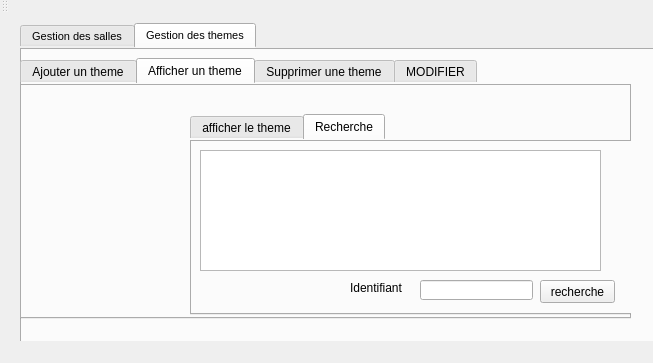
<?xml version="1.0" encoding="UTF-8"?>
<ui version="4.0">
 <class>MainWindow</class>
 <widget class="QMainWindow" name="MainWindow">
  <property name="geometry">
   <rect>
    <x>0</x>
    <y>0</y>
    <width>653</width>
    <height>363</height>
   </rect>
  </property>
  <property name="windowTitle">
   <string>Gestion des étudiants</string>
  </property>
  <property name="styleSheet">
   <string notr="true">gridline-color: qconicalgradient(cx:0, cy:0, angle:135, stop:0 rgba(255, 255, 0, 69), stop:0.375 rgba(255, 255, 0, 69), stop:0.423533 rgba(251, 255, 0, 145), stop:0.45 rgba(247, 255, 0, 208), stop:0.477581 rgba(255, 244, 71, 130), stop:0.518717 rgba(255, 218, 71, 130), stop:0.55 rgba(255, 255, 0, 255), stop:0.57754 rgba(255, 203, 0, 130), stop:0.625 rgba(255, 255, 0, 69), stop:1 rgba(255, 255, 0, 69));
alternate-background-color: qconicalgradient(cx:0.515075, cy:0.04, angle:0, stop:0.336683 rgba(0, 146, 218, 255), stop:1 rgba(255, 255, 255, 255));
font: 75 8pt &quot;MS Shell Dlg 2&quot;;
border-color: rgb(0, 85, 127);
gridline-color: rgb(255, 255, 255);
</string>
  </property>
  <widget class="QWidget" name="centralWidget">
   <widget class="QTabWidget" name="tabWidget_2">
    <property name="geometry">
     <rect>
      <x>20</x>
      <y>10</y>
      <width>641</width>
      <height>321</height>
     </rect>
    </property>
    <property name="font">
     <font>
      <family>MS Shell Dlg 2</family>
      <pointsize>8</pointsize>
      <weight>9</weight>
      <italic>false</italic>
      <bold>false</bold>
     </font>
    </property>
    <property name="cursor">
     <cursorShape>ArrowCursor</cursorShape>
    </property>
    <property name="mouseTracking">
     <bool>false</bool>
    </property>
    <property name="tabletTracking">
     <bool>false</bool>
    </property>
    <property name="focusPolicy">
     <enum>Qt::ClickFocus</enum>
    </property>
    <property name="contextMenuPolicy">
     <enum>Qt::ActionsContextMenu</enum>
    </property>
    <property name="acceptDrops">
     <bool>true</bool>
    </property>
    <property name="autoFillBackground">
     <bool>false</bool>
    </property>
    <property name="currentIndex">
     <number>1</number>
    </property>
    <widget class="QWidget" name="tab_4">
     <attribute name="title">
      <string>Gestion des salles</string>
     </attribute>
     <widget class="QTabWidget" name="tabWidget">
      <property name="geometry">
       <rect>
        <x>0</x>
        <y>0</y>
        <width>611</width>
        <height>261</height>
       </rect>
      </property>
      <property name="sizePolicy">
       <sizepolicy hsizetype="Fixed" vsizetype="Fixed">
        <horstretch>0</horstretch>
        <verstretch>0</verstretch>
       </sizepolicy>
      </property>
      <property name="autoFillBackground">
       <bool>false</bool>
      </property>
      <property name="currentIndex">
       <number>1</number>
      </property>
      <widget class="QWidget" name="tab">
       <attribute name="title">
        <string>Ajouter une salle</string>
       </attribute>
       <widget class="QLabel" name="label">
        <property name="geometry">
         <rect>
          <x>100</x>
          <y>80</y>
          <width>61</width>
          <height>16</height>
         </rect>
        </property>
        <property name="text">
         <string/>
        </property>
       </widget>
       <widget class="QLabel" name="label_2">
        <property name="geometry">
         <rect>
          <x>100</x>
          <y>110</y>
          <width>47</width>
          <height>13</height>
         </rect>
        </property>
        <property name="text">
         <string>capacité</string>
        </property>
       </widget>
       <widget class="QLabel" name="label_3">
        <property name="geometry">
         <rect>
          <x>100</x>
          <y>140</y>
          <width>47</width>
          <height>13</height>
         </rect>
        </property>
        <property name="text">
         <string>adresse</string>
        </property>
       </widget>
       <widget class="QLineEdit" name="lineEdit_id">
        <property name="geometry">
         <rect>
          <x>170</x>
          <y>80</y>
          <width>113</width>
          <height>20</height>
         </rect>
        </property>
       </widget>
       <widget class="QLineEdit" name="lineEdit_capacite">
        <property name="geometry">
         <rect>
          <x>170</x>
          <y>110</y>
          <width>113</width>
          <height>20</height>
         </rect>
        </property>
       </widget>
       <widget class="QLineEdit" name="lineEdit_adresse">
        <property name="geometry">
         <rect>
          <x>170</x>
          <y>140</y>
          <width>113</width>
          <height>20</height>
         </rect>
        </property>
       </widget>
       <widget class="QPushButton" name="pb_ajouter">
        <property name="geometry">
         <rect>
          <x>510</x>
          <y>200</y>
          <width>75</width>
          <height>23</height>
         </rect>
        </property>
        <property name="styleSheet">
         <string notr="true">border-color: rgb(255, 255, 255);
selection-color: rgb(0, 85, 127);</string>
        </property>
        <property name="text">
         <string>Ajouter</string>
        </property>
       </widget>
       <widget class="QLabel" name="label_5">
        <property name="geometry">
         <rect>
          <x>300</x>
          <y>80</y>
          <width>47</width>
          <height>13</height>
         </rect>
        </property>
        <property name="text">
         <string>prix</string>
        </property>
       </widget>
       <widget class="QLineEdit" name="lineEdit_prix">
        <property name="geometry">
         <rect>
          <x>340</x>
          <y>80</y>
          <width>113</width>
          <height>20</height>
         </rect>
        </property>
       </widget>
       <widget class="QLabel" name="im_2">
        <property name="geometry">
         <rect>
          <x>0</x>
          <y>0</y>
          <width>711</width>
          <height>381</height>
         </rect>
        </property>
        <property name="text">
         <string/>
        </property>
        <property name="pixmap">
         <pixmap>../SMART.jpg</pixmap>
        </property>
       </widget>
       <widget class="QLabel" name="label_6">
        <property name="geometry">
         <rect>
          <x>100</x>
          <y>80</y>
          <width>41</width>
          <height>20</height>
         </rect>
        </property>
        <property name="text">
         <string>ID_salle</string>
        </property>
       </widget>
       <zorder>im_2</zorder>
       <zorder>label</zorder>
       <zorder>label_2</zorder>
       <zorder>label_3</zorder>
       <zorder>lineEdit_id</zorder>
       <zorder>lineEdit_capacite</zorder>
       <zorder>lineEdit_adresse</zorder>
       <zorder>pb_ajouter</zorder>
       <zorder>label_5</zorder>
       <zorder>lineEdit_prix</zorder>
       <zorder>label_6</zorder>
      </widget>
      <widget class="QWidget" name="tab_2">
       <attribute name="title">
        <string>Afficher une salle</string>
       </attribute>
       <widget class="QTabWidget" name="tabWidget_3">
        <property name="geometry">
         <rect>
          <x>70</x>
          <y>20</y>
          <width>491</width>
          <height>221</height>
         </rect>
        </property>
        <property name="currentIndex">
         <number>1</number>
        </property>
        <widget class="QWidget" name="tab_11">
         <attribute name="title">
          <string>afficher la salle</string>
         </attribute>
         <widget class="QTableView" name="tab_salle">
          <property name="geometry">
           <rect>
            <x>10</x>
            <y>10</y>
            <width>341</width>
            <height>161</height>
           </rect>
          </property>
         </widget>
         <widget class="QPushButton" name="pushButton_2">
          <property name="geometry">
           <rect>
            <x>370</x>
            <y>140</y>
            <width>75</width>
            <height>23</height>
           </rect>
          </property>
          <property name="text">
           <string>tri</string>
          </property>
         </widget>
        </widget>
        <widget class="QWidget" name="tab_13">
         <attribute name="title">
          <string>Recherche</string>
         </attribute>
         <widget class="QTableView" name="tableView_2">
          <property name="geometry">
           <rect>
            <x>10</x>
            <y>10</y>
            <width>401</width>
            <height>121</height>
           </rect>
          </property>
         </widget>
         <widget class="QPushButton" name="pb_recherche">
          <property name="geometry">
           <rect>
            <x>350</x>
            <y>140</y>
            <width>75</width>
            <height>23</height>
           </rect>
          </property>
          <property name="text">
           <string>recherche</string>
          </property>
         </widget>
         <widget class="QLineEdit" name="lineEdit_id_6">
          <property name="geometry">
           <rect>
            <x>230</x>
            <y>140</y>
            <width>113</width>
            <height>20</height>
           </rect>
          </property>
         </widget>
         <widget class="QLabel" name="label_24">
          <property name="geometry">
           <rect>
            <x>160</x>
            <y>140</y>
            <width>61</width>
            <height>16</height>
           </rect>
          </property>
          <property name="text">
           <string>Identifiant</string>
          </property>
         </widget>
        </widget>
       </widget>
       <widget class="QLabel" name="im_3">
        <property name="geometry">
         <rect>
          <x>0</x>
          <y>0</y>
          <width>711</width>
          <height>381</height>
         </rect>
        </property>
        <property name="text">
         <string/>
        </property>
        <property name="pixmap">
         <pixmap>../SMART.jpg</pixmap>
        </property>
       </widget>
       <zorder>im_3</zorder>
       <zorder>tabWidget_3</zorder>
      </widget>
      <widget class="QWidget" name="tab_3">
       <attribute name="title">
        <string>Supprimer une salle</string>
       </attribute>
       <widget class="QLineEdit" name="lineEdit_id_2">
        <property name="geometry">
         <rect>
          <x>300</x>
          <y>90</y>
          <width>113</width>
          <height>20</height>
         </rect>
        </property>
       </widget>
       <widget class="QLabel" name="label_4">
        <property name="geometry">
         <rect>
          <x>210</x>
          <y>90</y>
          <width>61</width>
          <height>16</height>
         </rect>
        </property>
        <property name="text">
         <string>ID salle</string>
        </property>
       </widget>
       <widget class="QPushButton" name="pb_supprimer">
        <property name="geometry">
         <rect>
          <x>260</x>
          <y>140</y>
          <width>75</width>
          <height>23</height>
         </rect>
        </property>
        <property name="text">
         <string>Supprimer</string>
        </property>
       </widget>
       <widget class="QLabel" name="im_4">
        <property name="geometry">
         <rect>
          <x>0</x>
          <y>0</y>
          <width>711</width>
          <height>381</height>
         </rect>
        </property>
        <property name="text">
         <string/>
        </property>
        <property name="pixmap">
         <pixmap>../SMART.jpg</pixmap>
        </property>
       </widget>
       <zorder>im_4</zorder>
       <zorder>lineEdit_id_2</zorder>
       <zorder>label_4</zorder>
       <zorder>pb_supprimer</zorder>
      </widget>
      <widget class="QWidget" name="tab_6">
       <attribute name="title">
        <string>MODIFIER</string>
       </attribute>
       <widget class="QPushButton" name="pb_modifier">
        <property name="geometry">
         <rect>
          <x>350</x>
          <y>170</y>
          <width>75</width>
          <height>23</height>
         </rect>
        </property>
        <property name="text">
         <string>MODIFIER</string>
        </property>
       </widget>
       <widget class="QLineEdit" name="lineEdit_capacite_2">
        <property name="geometry">
         <rect>
          <x>160</x>
          <y>110</y>
          <width>113</width>
          <height>20</height>
         </rect>
        </property>
       </widget>
       <widget class="QLabel" name="label_22">
        <property name="geometry">
         <rect>
          <x>290</x>
          <y>80</y>
          <width>47</width>
          <height>13</height>
         </rect>
        </property>
        <property name="text">
         <string>adresse</string>
        </property>
       </widget>
       <widget class="QLineEdit" name="lineEdit_adresse2">
        <property name="geometry">
         <rect>
          <x>330</x>
          <y>80</y>
          <width>113</width>
          <height>20</height>
         </rect>
        </property>
       </widget>
       <widget class="QLabel" name="label_23">
        <property name="geometry">
         <rect>
          <x>90</x>
          <y>80</y>
          <width>61</width>
          <height>16</height>
         </rect>
        </property>
        <property name="text">
         <string>ID salle</string>
        </property>
       </widget>
       <widget class="QLineEdit" name="lineEdit_prix2">
        <property name="geometry">
         <rect>
          <x>330</x>
          <y>110</y>
          <width>113</width>
          <height>20</height>
         </rect>
        </property>
       </widget>
       <widget class="QLabel" name="label_20">
        <property name="geometry">
         <rect>
          <x>90</x>
          <y>110</y>
          <width>47</width>
          <height>13</height>
         </rect>
        </property>
        <property name="text">
         <string>capacite</string>
        </property>
       </widget>
       <widget class="QLineEdit" name="lineEdit_id_5">
        <property name="geometry">
         <rect>
          <x>160</x>
          <y>80</y>
          <width>113</width>
          <height>20</height>
         </rect>
        </property>
       </widget>
       <widget class="QLabel" name="im_5">
        <property name="geometry">
         <rect>
          <x>0</x>
          <y>0</y>
          <width>711</width>
          <height>381</height>
         </rect>
        </property>
        <property name="text">
         <string/>
        </property>
        <property name="pixmap">
         <pixmap>../SMART.jpg</pixmap>
        </property>
       </widget>
       <widget class="QLabel" name="label_7">
        <property name="geometry">
         <rect>
          <x>300</x>
          <y>110</y>
          <width>47</width>
          <height>14</height>
         </rect>
        </property>
        <property name="text">
         <string>prix</string>
        </property>
       </widget>
       <zorder>im_5</zorder>
       <zorder>pb_modifier</zorder>
       <zorder>lineEdit_capacite_2</zorder>
       <zorder>label_22</zorder>
       <zorder>lineEdit_adresse2</zorder>
       <zorder>label_23</zorder>
       <zorder>lineEdit_prix2</zorder>
       <zorder>label_20</zorder>
       <zorder>lineEdit_id_5</zorder>
       <zorder>label_7</zorder>
      </widget>
     </widget>
    </widget>
    <widget class="QWidget" name="tab_5">
     <attribute name="title">
      <string>Gestion des themes</string>
     </attribute>
     <widget class="QTabWidget" name="tabWidget_4">
      <property name="geometry">
       <rect>
        <x>0</x>
        <y>10</y>
        <width>611</width>
        <height>261</height>
       </rect>
      </property>
      <property name="sizePolicy">
       <sizepolicy hsizetype="Fixed" vsizetype="Fixed">
        <horstretch>0</horstretch>
        <verstretch>0</verstretch>
       </sizepolicy>
      </property>
      <property name="autoFillBackground">
       <bool>false</bool>
      </property>
      <property name="currentIndex">
       <number>1</number>
      </property>
      <widget class="QWidget" name="tab_7">
       <attribute name="title">
        <string>Ajouter un theme</string>
       </attribute>
       <widget class="QLabel" name="label_9">
        <property name="geometry">
         <rect>
          <x>60</x>
          <y>70</y>
          <width>111</width>
          <height>20</height>
         </rect>
        </property>
        <property name="text">
         <string>ID theme</string>
        </property>
       </widget>
       <widget class="QLabel" name="label_10">
        <property name="geometry">
         <rect>
          <x>60</x>
          <y>120</y>
          <width>91</width>
          <height>16</height>
         </rect>
        </property>
        <property name="text">
         <string>concept</string>
        </property>
       </widget>
       <widget class="QLineEdit" name="lineEdit_id_3">
        <property name="geometry">
         <rect>
          <x>180</x>
          <y>70</y>
          <width>113</width>
          <height>20</height>
         </rect>
        </property>
        <property name="styleSheet">
         <string notr="true"/>
        </property>
       </widget>
       <widget class="QLineEdit" name="lineEdit_concept">
        <property name="geometry">
         <rect>
          <x>180</x>
          <y>120</y>
          <width>113</width>
          <height>20</height>
         </rect>
        </property>
       </widget>
       <widget class="QPushButton" name="pb_ajouter_2">
        <property name="geometry">
         <rect>
          <x>280</x>
          <y>170</y>
          <width>75</width>
          <height>23</height>
         </rect>
        </property>
        <property name="text">
         <string>Ajouter</string>
        </property>
       </widget>
       <widget class="QLabel" name="label_12">
        <property name="geometry">
         <rect>
          <x>320</x>
          <y>70</y>
          <width>47</width>
          <height>13</height>
         </rect>
        </property>
        <property name="text">
         <string>prix</string>
        </property>
       </widget>
       <widget class="QLineEdit" name="lineEdit_prix3">
        <property name="geometry">
         <rect>
          <x>380</x>
          <y>70</y>
          <width>113</width>
          <height>20</height>
         </rect>
        </property>
       </widget>
       <widget class="QLabel" name="im_6">
        <property name="geometry">
         <rect>
          <x>0</x>
          <y>0</y>
          <width>711</width>
          <height>381</height>
         </rect>
        </property>
        <property name="text">
         <string/>
        </property>
        <property name="pixmap">
         <pixmap>../SMART.jpg</pixmap>
        </property>
       </widget>
       <zorder>im_6</zorder>
       <zorder>label_9</zorder>
       <zorder>label_10</zorder>
       <zorder>lineEdit_id_3</zorder>
       <zorder>lineEdit_concept</zorder>
       <zorder>pb_ajouter_2</zorder>
       <zorder>label_12</zorder>
       <zorder>lineEdit_prix3</zorder>
      </widget>
      <widget class="QWidget" name="tab_8">
       <attribute name="title">
        <string>Afficher un theme</string>
       </attribute>
       <widget class="QTabWidget" name="tabWidget_5">
        <property name="geometry">
         <rect>
          <x>170</x>
          <y>30</y>
          <width>481</width>
          <height>201</height>
         </rect>
        </property>
        <property name="currentIndex">
         <number>1</number>
        </property>
        <widget class="QWidget" name="tab_12">
         <attribute name="title">
          <string>afficher le theme</string>
         </attribute>
         <widget class="QTableView" name="tab_theme">
          <property name="geometry">
           <rect>
            <x>10</x>
            <y>10</y>
            <width>341</width>
            <height>161</height>
           </rect>
          </property>
         </widget>
        </widget>
        <widget class="QWidget" name="tab_14">
         <attribute name="title">
          <string>Recherche</string>
         </attribute>
         <widget class="QTableView" name="tableView_3">
          <property name="geometry">
           <rect>
            <x>10</x>
            <y>10</y>
            <width>401</width>
            <height>121</height>
           </rect>
          </property>
         </widget>
         <widget class="QPushButton" name="pb_recherche_2">
          <property name="geometry">
           <rect>
            <x>350</x>
            <y>140</y>
            <width>75</width>
            <height>23</height>
           </rect>
          </property>
          <property name="text">
           <string>recherche</string>
          </property>
         </widget>
         <widget class="QLineEdit" name="lineEdit_id_7">
          <property name="geometry">
           <rect>
            <x>230</x>
            <y>140</y>
            <width>113</width>
            <height>20</height>
           </rect>
          </property>
         </widget>
         <widget class="QLabel" name="label_25">
          <property name="geometry">
           <rect>
            <x>160</x>
            <y>140</y>
            <width>61</width>
            <height>16</height>
           </rect>
          </property>
          <property name="text">
           <string>Identifiant</string>
          </property>
         </widget>
        </widget>
       </widget>
       <widget class="QLabel" name="im_7">
        <property name="geometry">
         <rect>
          <x>0</x>
          <y>0</y>
          <width>711</width>
          <height>381</height>
         </rect>
        </property>
        <property name="text">
         <string/>
        </property>
        <property name="pixmap">
         <pixmap>../SMART.jpg</pixmap>
        </property>
       </widget>
       <zorder>im_7</zorder>
       <zorder>tabWidget_5</zorder>
      </widget>
      <widget class="QWidget" name="tab_9">
       <attribute name="title">
        <string>Supprimer une theme</string>
       </attribute>
       <widget class="QLineEdit" name="lineEdit_id_4">
        <property name="geometry">
         <rect>
          <x>280</x>
          <y>100</y>
          <width>113</width>
          <height>20</height>
         </rect>
        </property>
       </widget>
       <widget class="QLabel" name="label_16">
        <property name="geometry">
         <rect>
          <x>160</x>
          <y>100</y>
          <width>101</width>
          <height>16</height>
         </rect>
        </property>
        <property name="text">
         <string>ID theme</string>
        </property>
       </widget>
       <widget class="QPushButton" name="pb_supprimer_2">
        <property name="geometry">
         <rect>
          <x>240</x>
          <y>140</y>
          <width>75</width>
          <height>23</height>
         </rect>
        </property>
        <property name="text">
         <string>Supprimer</string>
        </property>
       </widget>
       <widget class="QLabel" name="im_8">
        <property name="geometry">
         <rect>
          <x>0</x>
          <y>0</y>
          <width>711</width>
          <height>381</height>
         </rect>
        </property>
        <property name="text">
         <string/>
        </property>
        <property name="pixmap">
         <pixmap>../SMART.jpg</pixmap>
        </property>
       </widget>
       <zorder>im_8</zorder>
       <zorder>lineEdit_id_4</zorder>
       <zorder>label_16</zorder>
       <zorder>pb_supprimer_2</zorder>
      </widget>
      <widget class="QWidget" name="tab_10">
       <attribute name="title">
        <string>MODIFIER</string>
       </attribute>
       <widget class="QPushButton" name="pb_modifier_2">
        <property name="geometry">
         <rect>
          <x>260</x>
          <y>170</y>
          <width>75</width>
          <height>23</height>
         </rect>
        </property>
        <property name="text">
         <string>MODIFIER</string>
        </property>
       </widget>
       <widget class="QLineEdit" name="lineEdit_prix4">
        <property name="geometry">
         <rect>
          <x>390</x>
          <y>70</y>
          <width>113</width>
          <height>20</height>
         </rect>
        </property>
       </widget>
       <widget class="QLabel" name="label_26">
        <property name="geometry">
         <rect>
          <x>70</x>
          <y>70</y>
          <width>111</width>
          <height>20</height>
         </rect>
        </property>
        <property name="text">
         <string>ID theme</string>
        </property>
       </widget>
       <widget class="QLabel" name="label_11">
        <property name="geometry">
         <rect>
          <x>70</x>
          <y>120</y>
          <width>91</width>
          <height>16</height>
         </rect>
        </property>
        <property name="text">
         <string>concept</string>
        </property>
       </widget>
       <widget class="QLabel" name="label_15">
        <property name="geometry">
         <rect>
          <x>330</x>
          <y>70</y>
          <width>47</width>
          <height>13</height>
         </rect>
        </property>
        <property name="text">
         <string>prix</string>
        </property>
       </widget>
       <widget class="QLineEdit" name="lineEdit_id_8">
        <property name="geometry">
         <rect>
          <x>190</x>
          <y>70</y>
          <width>113</width>
          <height>20</height>
         </rect>
        </property>
       </widget>
       <widget class="QLineEdit" name="lineEdit_concept_2">
        <property name="geometry">
         <rect>
          <x>190</x>
          <y>120</y>
          <width>113</width>
          <height>20</height>
         </rect>
        </property>
       </widget>
       <widget class="QLabel" name="im_9">
        <property name="geometry">
         <rect>
          <x>0</x>
          <y>0</y>
          <width>711</width>
          <height>381</height>
         </rect>
        </property>
        <property name="text">
         <string/>
        </property>
        <property name="pixmap">
         <pixmap>../SMART.jpg</pixmap>
        </property>
       </widget>
       <zorder>im_9</zorder>
       <zorder>pb_modifier_2</zorder>
       <zorder>lineEdit_prix4</zorder>
       <zorder>label_26</zorder>
       <zorder>label_11</zorder>
       <zorder>label_15</zorder>
       <zorder>lineEdit_id_8</zorder>
       <zorder>lineEdit_concept_2</zorder>
      </widget>
     </widget>
    </widget>
   </widget>
  </widget>
  <widget class="QMenuBar" name="menuBar">
   <property name="geometry">
    <rect>
     <x>0</x>
     <y>0</y>
     <width>653</width>
     <height>20</height>
    </rect>
   </property>
  </widget>
  <widget class="QToolBar" name="mainToolBar">
   <attribute name="toolBarArea">
    <enum>TopToolBarArea</enum>
   </attribute>
   <attribute name="toolBarBreak">
    <bool>false</bool>
   </attribute>
  </widget>
  <widget class="QStatusBar" name="statusBar"/>
 </widget>
 <layoutdefault spacing="6" margin="11"/>
 <resources/>
 <connections/>
</ui>
